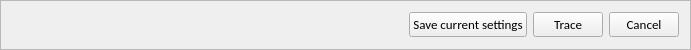
       <widget class="QFrame" name="frame_5">
        <property name="maximumSize">
         <size>
          <width>16777215</width>
          <height>50</height>
         </size>
        </property>
        <property name="frameShape">
         <enum>QFrame::StyledPanel</enum>
        </property>
        <property name="frameShadow">
         <enum>QFrame::Raised</enum>
        </property>
        <layout class="QHBoxLayout" name="horizontalLayout_2">
         <item>
          <spacer name="horizontalSpacer">
           <property name="orientation">
            <enum>Qt::Horizontal</enum>
           </property>
           <property name="sizeHint" stdset="0">
            <size>
             <width>397</width>
             <height>20</height>
            </size>
           </property>
          </spacer>
         </item>
         <item>
          <widget class="QPushButton" name="pushButton">
           <property name="font">
            <font>
             <family>Calibri</family>
             <pointsize>10</pointsize>
            </font>
           </property>
           <property name="text">
            <string>Save current settings</string>
           </property>
           <property name="checkable">
            <bool>false</bool>
           </property>
           <property name="autoRepeat">
            <bool>false</bool>
           </property>
           <property name="flat">
            <bool>false</bool>
           </property>
          </widget>
         </item>
         <item>
          <widget class="QPushButton" name="pushButton_2">
           <property name="maximumSize">
            <size>
             <width>70</width>
             <height>16777215</height>
            </size>
           </property>
           <property name="font">
            <font>
             <family>Calibri</family>
             <pointsize>10</pointsize>
            </font>
           </property>
           <property name="text">
            <string>Trace</string>
           </property>
          </widget>
         </item>
         <item>
          <widget class="QPushButton" name="pushButton_3">
           <property name="maximumSize">
            <size>
             <width>70</width>
             <height>16777215</height>
            </size>
           </property>
           <property name="font">
            <font>
             <family>Calibri</family>
             <pointsize>10</pointsize>
            </font>
           </property>
           <property name="text">
            <string>Cancel</string>
           </property>
          </widget>
         </item>
        </layout>
       </widget>
